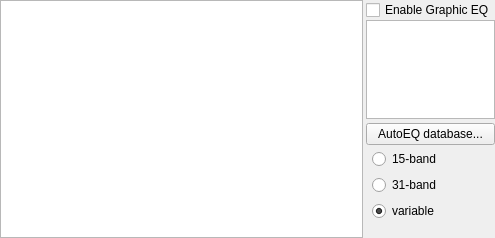
<?xml version="1.0" encoding="UTF-8"?>
<ui version="4.0">
 <class>GraphicEQFilterGUI</class>
 <widget class="QWidget" name="GraphicEQFilterGUI">
  <property name="geometry">
   <rect>
    <x>0</x>
    <y>0</y>
    <width>495</width>
    <height>238</height>
   </rect>
  </property>
  <property name="windowTitle">
   <string notr="true"/>
  </property>
  <layout class="QHBoxLayout" name="horizontalLayout" stretch="3,0">
   <property name="spacing">
    <number>3</number>
   </property>
   <property name="leftMargin">
    <number>0</number>
   </property>
   <property name="topMargin">
    <number>0</number>
   </property>
   <property name="rightMargin">
    <number>0</number>
   </property>
   <property name="bottomMargin">
    <number>0</number>
   </property>
   <item>
    <widget class="GraphicEQFilterGUIView" name="graphicsView">
     <property name="sizePolicy">
      <sizepolicy hsizetype="Expanding" vsizetype="Expanding">
       <horstretch>0</horstretch>
       <verstretch>0</verstretch>
      </sizepolicy>
     </property>
     <property name="minimumSize">
      <size>
       <width>0</width>
       <height>100</height>
      </size>
     </property>
     <property name="mouseTracking">
      <bool>true</bool>
     </property>
     <property name="renderHints">
      <set>QPainter::Antialiasing|QPainter::TextAntialiasing</set>
     </property>
     <property name="dragMode">
      <enum>QGraphicsView::RubberBandDrag</enum>
     </property>
    </widget>
   </item>
   <item>
    <widget class="QWidget" name="sidebar" native="true">
     <property name="maximumSize">
      <size>
       <width>145</width>
       <height>16777215</height>
      </size>
     </property>
     <layout class="QVBoxLayout" name="verticalLayout_2">
      <property name="spacing">
       <number>0</number>
      </property>
      <property name="leftMargin">
       <number>0</number>
      </property>
      <property name="topMargin">
       <number>0</number>
      </property>
      <property name="rightMargin">
       <number>0</number>
      </property>
      <property name="bottomMargin">
       <number>0</number>
      </property>
      <item>
       <widget class="QCheckBox" name="chk_enable">
        <property name="text">
         <string>Enable Graphic EQ</string>
        </property>
       </widget>
      </item>
      <item>
       <widget class="QTableWidget" name="tableWidget">
        <property name="sizePolicy">
         <sizepolicy hsizetype="Expanding" vsizetype="Expanding">
          <horstretch>0</horstretch>
          <verstretch>0</verstretch>
         </sizepolicy>
        </property>
        <property name="minimumSize">
         <size>
          <width>50</width>
          <height>0</height>
         </size>
        </property>
        <property name="palette">
         <palette>
          <active>
           <colorrole role="Highlight">
            <brush brushstyle="SolidPattern">
             <color alpha="255">
              <red>51</red>
              <green>153</green>
              <blue>255</blue>
             </color>
            </brush>
           </colorrole>
          </active>
          <inactive>
           <colorrole role="Highlight">
            <brush brushstyle="SolidPattern">
             <color alpha="255">
              <red>122</red>
              <green>189</green>
              <blue>255</blue>
             </color>
            </brush>
           </colorrole>
          </inactive>
          <disabled>
           <colorrole role="Highlight">
            <brush brushstyle="SolidPattern">
             <color alpha="255">
              <red>51</red>
              <green>153</green>
              <blue>255</blue>
             </color>
            </brush>
           </colorrole>
          </disabled>
         </palette>
        </property>
        <property name="sizeAdjustPolicy">
         <enum>QAbstractScrollArea::AdjustToContents</enum>
        </property>
        <property name="horizontalScrollMode">
         <enum>QAbstractItemView::ScrollPerPixel</enum>
        </property>
        <property name="wordWrap">
         <bool>false</bool>
        </property>
        <property name="columnCount">
         <number>2</number>
        </property>
        <attribute name="horizontalHeaderVisible">
         <bool>false</bool>
        </attribute>
        <attribute name="horizontalHeaderMinimumSectionSize">
         <number>10</number>
        </attribute>
        <attribute name="horizontalHeaderDefaultSectionSize">
         <number>10</number>
        </attribute>
        <attribute name="horizontalHeaderHighlightSections">
         <bool>false</bool>
        </attribute>
        <attribute name="verticalHeaderMinimumSectionSize">
         <number>23</number>
        </attribute>
        <attribute name="verticalHeaderDefaultSectionSize">
         <number>23</number>
        </attribute>
        <column>
         <property name="text">
          <string>Freq.</string>
         </property>
        </column>
        <column>
         <property name="text">
          <string>Gain</string>
         </property>
        </column>
       </widget>
      </item>
      <item>
       <layout class="QVBoxLayout" name="verticalLayout_3">
        <property name="topMargin">
         <number>4</number>
        </property>
        <item>
         <widget class="QPushButton" name="autoeq">
          <property name="text">
           <string>AutoEQ database...</string>
          </property>
         </widget>
        </item>
       </layout>
      </item>
      <item>
       <layout class="QVBoxLayout" name="verticalLayout">
        <property name="spacing">
         <number>6</number>
        </property>
        <property name="leftMargin">
         <number>6</number>
        </property>
        <property name="topMargin">
         <number>4</number>
        </property>
        <property name="rightMargin">
         <number>0</number>
        </property>
        <item>
         <widget class="QRadioButton" name="radioButton15">
          <property name="text">
           <string>15-band</string>
          </property>
         </widget>
        </item>
        <item>
         <widget class="QRadioButton" name="radioButton31">
          <property name="text">
           <string>31-band</string>
          </property>
         </widget>
        </item>
        <item>
         <widget class="QRadioButton" name="radioButtonVar">
          <property name="text">
           <string>variable</string>
          </property>
          <property name="checked">
           <bool>true</bool>
          </property>
         </widget>
        </item>
       </layout>
      </item>
      <item>
       <widget class="QToolBar" name="toolBar"/>
      </item>
     </layout>
    </widget>
   </item>
  </layout>
  <action name="actionImport">
   <property name="icon">
    <iconset resource="GraphicEQWidget.qrc">
     <normaloff>:/icons/document-open.ico</normaloff>:/icons/document-open.ico</iconset>
   </property>
   <property name="text">
    <string>Import</string>
   </property>
  </action>
  <action name="actionExport">
   <property name="icon">
    <iconset resource="GraphicEQWidget.qrc">
     <normaloff>:/icons/document-save.ico</normaloff>:/icons/document-save.ico</iconset>
   </property>
   <property name="text">
    <string>Export</string>
   </property>
  </action>
  <action name="actionInvertResponse">
   <property name="icon">
    <iconset resource="GraphicEQWidget.qrc">
     <normaloff>:/icons/invert_response.ico</normaloff>:/icons/invert_response.ico</iconset>
   </property>
   <property name="text">
    <string>Invert response</string>
   </property>
  </action>
  <action name="actionNormalizeResponse">
   <property name="icon">
    <iconset resource="GraphicEQWidget.qrc">
     <normaloff>:/icons/normalize_response.ico</normaloff>:/icons/normalize_response.ico</iconset>
   </property>
   <property name="text">
    <string>Normalize response</string>
   </property>
  </action>
  <action name="actionResetResponse">
   <property name="icon">
    <iconset resource="GraphicEQWidget.qrc">
     <normaloff>:/icons/reset_response.ico</normaloff>:/icons/reset_response.ico</iconset>
   </property>
   <property name="text">
    <string>Reset response</string>
   </property>
  </action>
  <action name="actionImport_AutoEQ_result">
   <property name="icon">
    <iconset resource="GraphicEQWidget.qrc">
     <normaloff>:/icons/document-open.ico</normaloff>:/icons/document-open.ico</iconset>
   </property>
   <property name="text">
    <string>Import AutoEQ result</string>
   </property>
  </action>
 </widget>
 <customwidgets>
  <customwidget>
   <class>GraphicEQFilterGUIView</class>
   <extends>QGraphicsView</extends>
   <header>GraphicEQFilterGUIView.h</header>
   <slots>
    <signal>itemMoved()</signal>
   </slots>
  </customwidget>
 </customwidgets>
 <resources>
  <include location="GraphicEQWidget.qrc"/>
 </resources>
 <connections/>
 <slots>
  <slot>updateItemList()</slot>
  <slot>on_actionImport_AutoEQ_result()</slot>
 </slots>
</ui>
